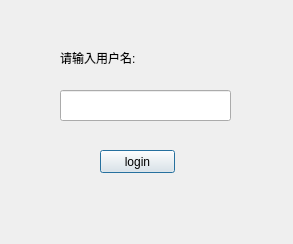
<?xml version="1.0" encoding="UTF-8"?>
<ui version="4.0">
 <class>Dialog</class>
 <widget class="QDialog" name="Dialog">
  <property name="geometry">
   <rect>
    <x>0</x>
    <y>0</y>
    <width>293</width>
    <height>244</height>
   </rect>
  </property>
  <property name="windowTitle">
   <string>Login</string>
  </property>
  <widget class="QLineEdit" name="lineEdit">
   <property name="geometry">
    <rect>
     <x>60</x>
     <y>90</y>
     <width>171</width>
     <height>31</height>
    </rect>
   </property>
   <property name="font">
    <font>
     <pointsize>12</pointsize>
    </font>
   </property>
  </widget>
  <widget class="QPushButton" name="pushButton">
   <property name="geometry">
    <rect>
     <x>100</x>
     <y>150</y>
     <width>75</width>
     <height>23</height>
    </rect>
   </property>
   <property name="text">
    <string>login</string>
   </property>
  </widget>
  <widget class="QLabel" name="label">
   <property name="geometry">
    <rect>
     <x>60</x>
     <y>50</y>
     <width>91</width>
     <height>16</height>
    </rect>
   </property>
   <property name="text">
    <string>请输入用户名:</string>
   </property>
  </widget>
 </widget>
 <resources/>
 <connections/>
</ui>
